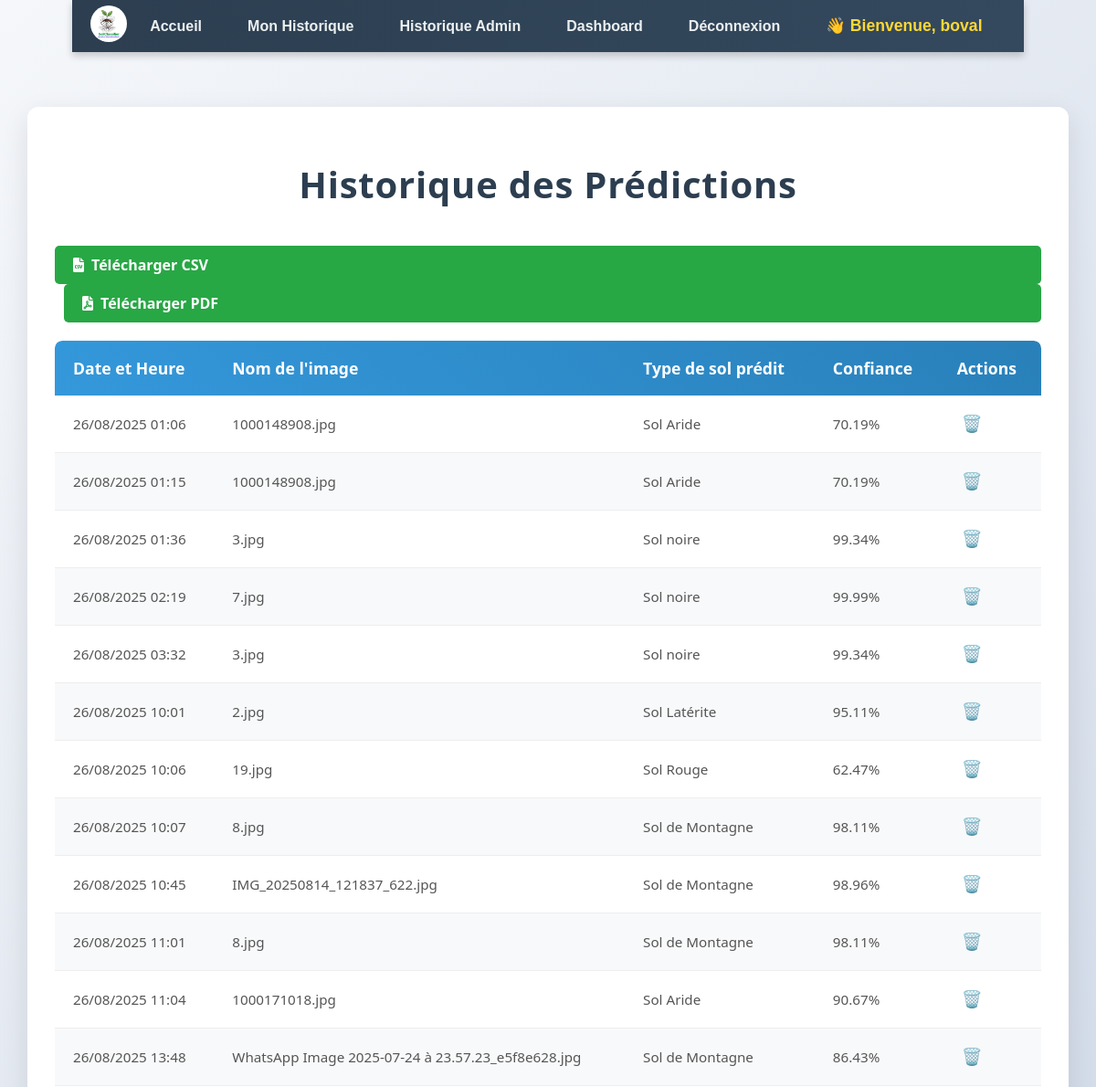
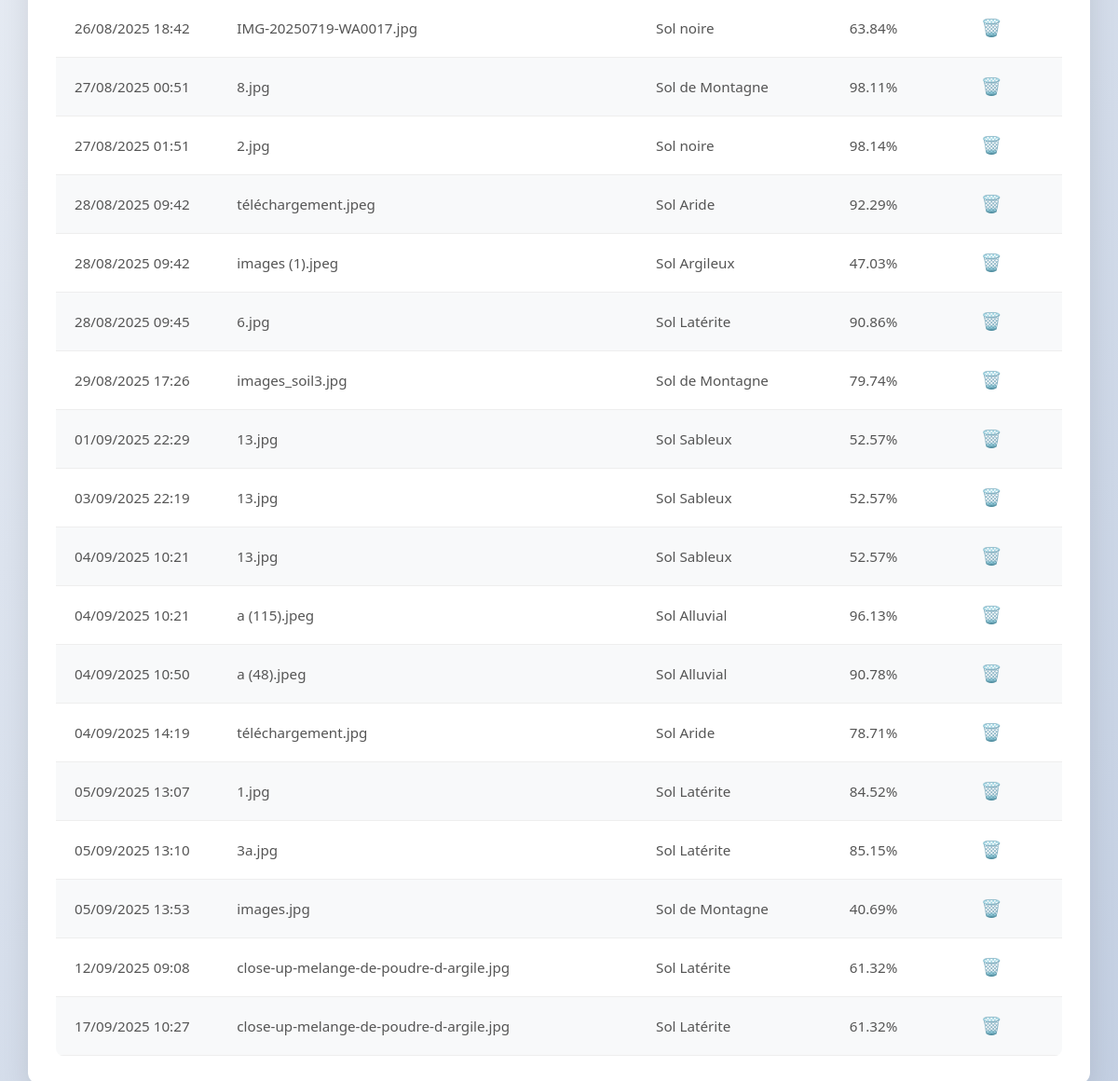
/historique/ (signed in), run on the app's committed database (2 pictures, top to bottom).
### Classifier/models.py (models this page shows, shortened)
class Prediction(models.Model):
    user = models.ForeignKey(User, on_delete=models.CASCADE, null=True, blank=True) # Make user field nullable
    timestamp = models.DateTimeField(auto_now_add=True)
    image_name = models.CharField(max_length=255)
    soil_type = models.CharField(max_length=100) # Increase max_length
    confidence = models.FloatField()
    latitude = models.FloatField(null=True, blank=True)
    longitude = models.FloatField(null=True, blank=True)
    location_name = models.CharField(max_length=255, null=True, blank=True)
    class Meta:
        ordering = ['timestamp'] # Order by newest first

### Classifier/views.py (the view)
# urls.py: path('historique/', views.prediction_history, name='historique'),
@user_passes_test(lambda u: u.is_staff)
def prediction_history(request):
    history = Prediction.objects.all()
    return render(request, 'historique.html', {'history': history})

### Classifier/templates/historique.html (shortened to what this page needs)
{% extends "base.html" %}
{% load static %}
{% block content %}
<head>
    <link rel="stylesheet" href="{% static 'his.css' %}">
</head>
<div class="history-container">
    <h1>Historique des Prédictions</h1>
    {% if history %}
        <div class="export-options" style="text-align: right; margin-bottom: 20px;">
            <a href="{% url 'export_history_csv' %}" class="export-btn"><i class="fas fa-file-csv"></i> Télécharger CSV</a>
            <a href="{% url 'export_history_pdf' %}" class="export-btn" style="margin-left: 10px;"><i class="fas fa-file-pdf"></i> Télécharger PDF</a>
        </div>
        <div class="table-container">
            <table>
                <thead>
                    <tr>
                        <th>Date et Heure</th>
                        <th>Nom de l'image</th>
                        <th>Type de sol prédit</th>
                        <th>Confiance</th>
                        <th>Actions</th>
                    </tr>
                </thead>
                <tbody>
                    {% for prediction in history %}
                        <tr>
                            <td>{{ prediction.timestamp|date:"d/m/Y H:i" }}</td>
                            <td>{{ prediction.image_name }}</td>
                            <td>{{ prediction.soil_type }}</td>
                            <td>{{ prediction.confidence|floatformat:2 }}%</td>
                            <td>
                                <form action="{% url 'delete_prediction' prediction.id %}" method="post" style="display:inline;">
                                    <button type="submit" class="delete-btn" onclick="return confirm('Êtes-vous sûr de vouloir supprimer cette prédiction ?');">
                                        🗑️
                                    </button>
                                </form>
                            </td>
                        </tr>
                    {% endfor %}
                </tbody>
            </table>
        </div>
    {% else %}
        <p>Aucun historique de prédiction n'est disponible pour le moment.</p>
    {% endif %}
</div>
{% endblock %}

### Classifier/templates/base.html (shortened to what this page needs)
{% load static %}
<!DOCTYPE html>
<html lang="fr">
<head>
  <link rel="stylesheet" href="{% static 'style.css' %}">
    <link rel="stylesheet" href="https://cdnjs.cloudflare.com/ajax/libs/font-awesome/6.0.0-beta3/css/all.min.css">
</head>
<body>
  <nav class="navbar">
    <div class="nav-logo"><a href="{% url 'home' %}"><img src="{% static 'boval.jpg' %}" alt="Logo" class="logo"></a></div>
    <ul class="nav-menu">
      <li><a href="{% url 'home' %}">Accueil</a></li>
      {% if user.is_authenticated %}
        <li><a href="{% url 'my_history' %}">Mon Historique</a></li>
        {% if user.is_staff %}
        <li><a href="{% url 'historique' %}">Historique Admin</a></li>
        {% endif %}
        {% if user.is_staff %}
        <li><a href="{% url 'dashboard' %}">Dashboard</a></li>
        {% endif %}
        <li><a href="{% url 'logout' %}">Déconnexion</a></li>
        <li class="welcome-message">👋 Bienvenue, <span>{{ user.username }}</span></li>
      {% else %}
        <li><a href="{% url 'connexion' %}">Connexion</a></li>
      {% endif %}
    </ul>
  </nav>
  {% block content %}{% endblock %}
</body>
</html>

### static/style.css (style rules this page uses)
body { font-family: Arial, sans-serif; background-image: url('font.jpg'); background-size: cover; margin: 0; padding: 0; }
.navbar { display: flex; justify-content: space-between; align-items: center; background: linear-gradient(to right, #2c3e50, #34495e); box-shadow: 0 4px 8px rgba(0, 0, 0, 0.2); padding: 0 20px; position: sticky; top: 0; z-index: 1000; }
.nav-logo a { color: #2ecc71; text-decoration: none; font-weight: bold; font-size: 1.5rem; text-shadow: 1px 1px 2px rgba(0, 0, 0, 0.5); }
.logo { height: 40px; width: 40px; object-fit: cover; border-radius: 50%; max-height: 100%; }
.nav-menu { display: flex; list-style: none; margin: 0; padding: 0; align-items: center; }
.nav-menu li a { display: block; color: #ecf0f1; padding: 18px 25px; text-decoration: none; font-weight: bold; transition: background-color 0.3s ease, color 0.3s ease; }
.welcome-message { color: #FDD835; padding: 18px 25px; font-weight: bold; font-size: 1.1em; animation: welcomeAnimation 1.5s ease-out forwards; }

### static/his.css (style rules this page uses)
body { background: linear-gradient(135deg, #f5f7fa 0%, #c3cfe2 100%); min-height: 100vh; margin: 0; padding: 0; display: flex; flex-direction: column; align-items: center; justify-content: flex-start; }
.history-container { width: 90%; max-width: 1200px; margin: 60px auto 40px auto; padding: 30px; background-color: #ffffff; border-radius: 12px; box-shadow: 0 10px 30px rgba(0, 0, 0, 0.1); font-family: 'Segoe UI', Roboto, 'Helvetica Neue', Arial, sans-serif; color: #333; }
h1 { color: #2c3e50; text-align: center; margin-bottom: 40px; font-size: 2.5em; font-weight: 700; letter-spacing: 0.02em; }
table { width: 100%; border-collapse: separate; border-spacing: 0; margin: 0 auto; overflow: hidden; border-radius: 8px; }
thead { background: linear-gradient(45deg, #3498db, #2980b9); color: white; }
tbody td { padding: 15px 20px; border-bottom: 1px solid #eee; color: #555; font-size: 0.95em; }
tbody tr:nth-child(even) { background-color: #f8f9fa; }
.delete-btn { background: none; border: none; color: #e74c3c; cursor: pointer; font-size: 1.2em; padding: 5px; border-radius: 5px; transition: all 0.3s ease; }
.export-btn { display: flex; align-items: center; gap: 8px; padding: 10px 20px; background-color: #28a745; color: white; text-decoration: none; border-radius: 5px; font-weight: bold; transition: background-color 0.3s ease; }

### data on the page
Prediction: timestamp "26/08/2025 01:06", image_name "1000148908.jpg", soil_type "Sol Aride", confidence "70.19"
Prediction: timestamp "26/08/2025 01:15", image_name "1000148908.jpg", soil_type "Sol Aride", confidence "70.19"
Prediction: timestamp "26/08/2025 01:36", image_name "3.jpg", soil_type "Sol noire", confidence "99.34"
Prediction: timestamp "26/08/2025 02:19", image_name "7.jpg", soil_type "Sol noire", confidence "99.99"
Prediction: timestamp "26/08/2025 03:32", image_name "3.jpg", soil_type "Sol noire", confidence "99.34"
Prediction: timestamp "26/08/2025 10:01", image_name "2.jpg", soil_type "Sol Latérite", confidence "95.11"
Prediction: timestamp "26/08/2025 10:06", image_name "19.jpg", soil_type "Sol Rouge", confidence "62.47"
Prediction: timestamp "26/08/2025 10:07", image_name "8.jpg", soil_type "Sol de Montagne", confidence "98.11"
Prediction: timestamp "26/08/2025 10:45", image_name "IMG_20250814_121837_622.jpg", soil_type "Sol de Montagne", confidence "98.96"
Prediction: timestamp "26/08/2025 11:01", image_name "8.jpg", soil_type "Sol de Montagne", confidence "98.11"
Prediction: timestamp "26/08/2025 11:04", image_name "1000171018.jpg", soil_type "Sol Aride", confidence "90.67"
Prediction: timestamp "26/08/2025 13:48", image_name "WhatsApp Image 2025-07-24 à 23.57.23_e5f8e628.jpg", soil_type "Sol de Montagne", confidence "86.43"
Prediction: timestamp "26/08/2025 18:42", image_name "IMG-20250719-WA0017.jpg", soil_type "Sol noire", confidence "63.84"
Prediction: timestamp "27/08/2025 00:51", image_name "8.jpg", soil_type "Sol de Montagne", confidence "98.11"
Prediction: timestamp "27/08/2025 01:51", image_name "2.jpg", soil_type "Sol noire", confidence "98.14"
Prediction: timestamp "28/08/2025 09:42", image_name "téléchargement.jpeg", soil_type "Sol Aride", confidence "92.29"
Prediction: timestamp "28/08/2025 09:42", image_name "images (1).jpeg", soil_type "Sol Argileux", confidence "47.03"
Prediction: timestamp "28/08/2025 09:45", image_name "6.jpg", soil_type "Sol Latérite", confidence "90.86"
Prediction: timestamp "29/08/2025 17:26", image_name "images_soil3.jpg", soil_type "Sol de Montagne", confidence "79.74"
Prediction: timestamp "01/09/2025 22:29", image_name "13.jpg", soil_type "Sol Sableux", confidence "52.57"
Prediction: timestamp "03/09/2025 22:19", image_name "13.jpg", soil_type "Sol Sableux", confidence "52.57"
Prediction: timestamp "04/09/2025 10:21", image_name "13.jpg", soil_type "Sol Sableux", confidence "52.57"
Prediction: timestamp "04/09/2025 10:21", image_name "a (115).jpeg", soil_type "Sol Alluvial", confidence "96.13"
Prediction: timestamp "04/09/2025 10:50", image_name "a (48).jpeg", soil_type "Sol Alluvial", confidence "90.78"
Prediction: timestamp "04/09/2025 14:19", image_name "téléchargement.jpg", soil_type "Sol Aride", confidence "78.71"
Prediction: timestamp "05/09/2025 13:07", image_name "1.jpg", soil_type "Sol Latérite", confidence "84.52"
Prediction: timestamp "05/09/2025 13:10", image_name "3a.jpg", soil_type "Sol Latérite", confidence "85.15"
Prediction: timestamp "05/09/2025 13:53", image_name "images.jpg", soil_type "Sol de Montagne", confidence "40.69"
Prediction: timestamp "12/09/2025 09:08", image_name "close-up-melange-de-poudre-d-argile.jpg", soil_type "Sol Latérite", confidence "61.32"
Prediction: timestamp "17/09/2025 10:27", image_name "close-up-melange-de-poudre-d-argile.jpg", soil_type "Sol Latérite", confidence "61.32"

### other printed values
{{ user.username }} "boval"
